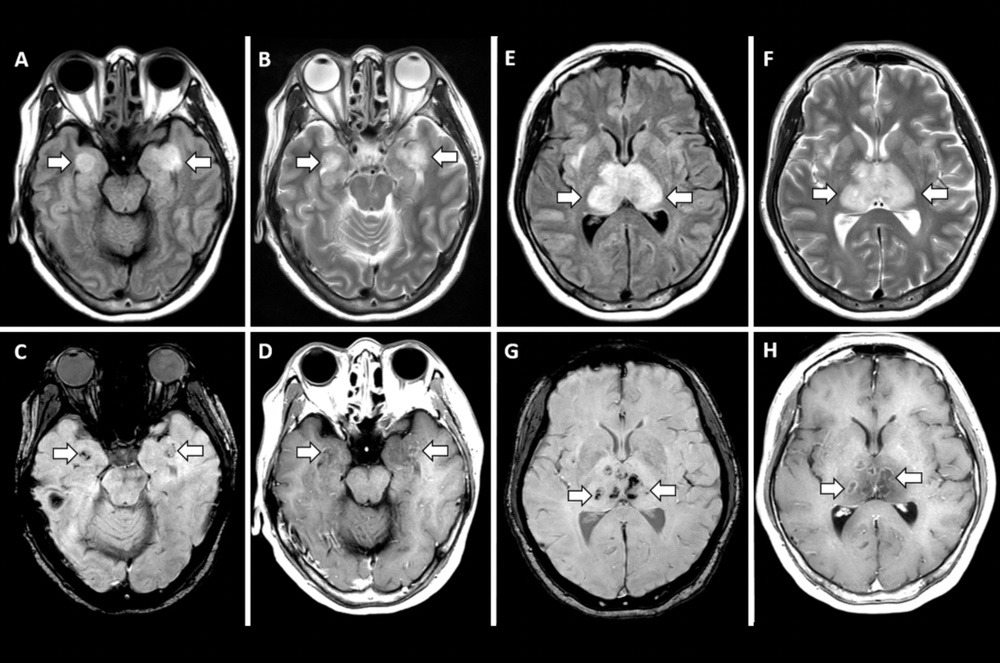
#> input picture Test Pictures/Brain/brain.jpg, 1000 x 663 px, shrunk from 2266 x 1502 before the run, found by its file name
$ python k_means.py
#> lines starting #> are read from the running program, lines starting #| are printed output that depends on the picture
import numpy as np
from PIL import Image
import matplotlib.pyplot as plt
from sklearn.cluster import KMeans
import colorsys


image_path = 'brain.jpg'
img = np.array(Image.open(image_path).convert('RGB'))
#> img is the input picture: shape (663, 1000, 3); min 0, max 255, mean 89


height, width, channels = img.shape
#> height = 663; width = 1000; channels = 3
pixels = img.reshape(-1, channels).astype(float)


n_clusters = 3
random_state = 0


kmeans = KMeans(n_clusters=n_clusters, random_state=random_state)
kmeans.fit(pixels)
labels = kmeans.labels_


def get_distinct_colors(n):
    hsv_colors = [(i / n, 1.0, 1.0) for i in range(n)]
    rgb_colors = [colorsys.hsv_to_rgb(h, s, v) for h, s, v in hsv_colors]
    rgb_colors = [(int(r * 255), int(g * 255), int(b * 255)) for r, g, b in rgb_colors]
    return rgb_colors

colors = get_distinct_colors(n_clusters)


segmented_img = np.zeros_like(img)
for i in range(n_clusters):
    mask = labels.reshape(height, width) == i
    segmented_img[mask] = colors[i]
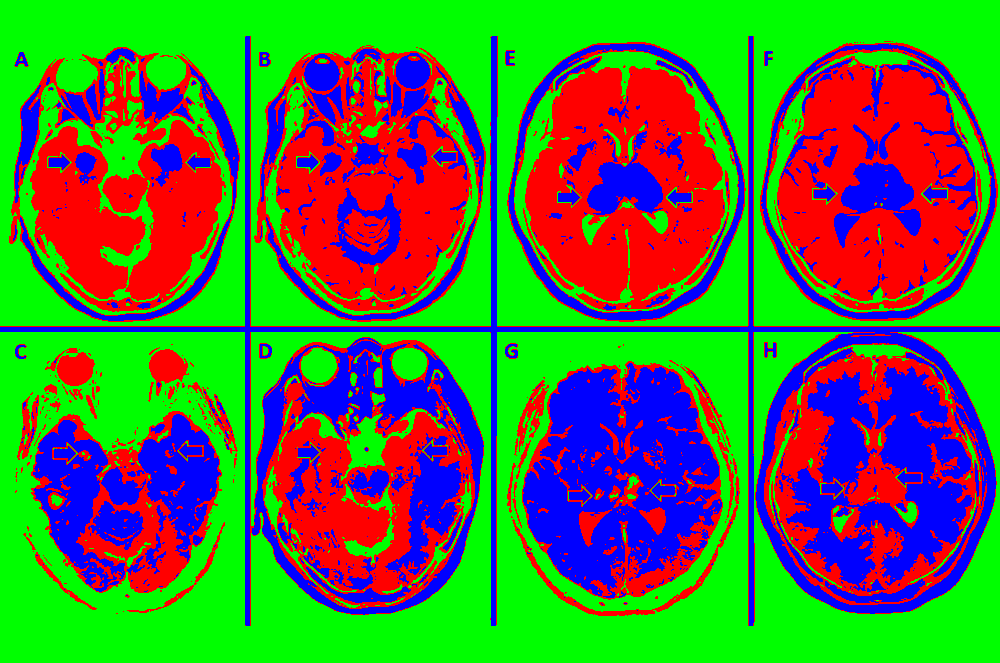
#> segmented_img: shape (663, 1000, 3); mean of channels 0, 1, 2 76, 119.7, 59.3; drawn as R, G, B


Image.fromarray(segmented_img.astype(np.uint8)).save('segmented_image_kmeans.jpg')


fig, axes = plt.subplots(1, 2, figsize=(10, 5))


axes[0].imshow(img)
axes[0].set_title('Original Image')
axes[0].axis('off')


axes[1].imshow(segmented_img)
axes[1].set_title('Segmented Image (K-Means)')
axes[1].axis('off')

plt.tight_layout()
plt.savefig('kmeans_results.png')
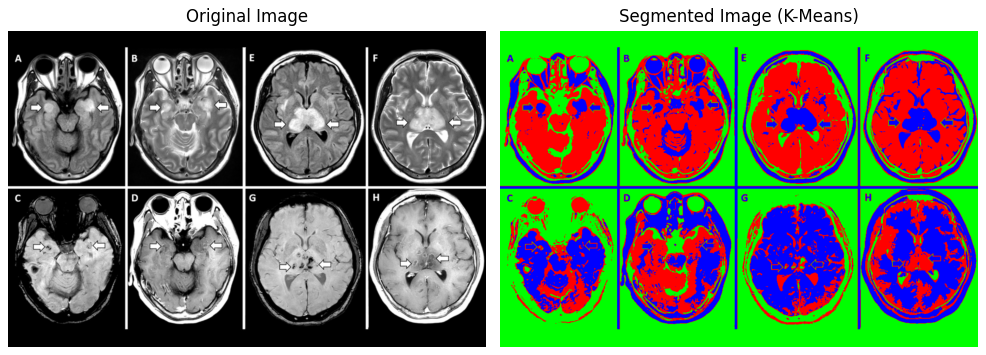
#> figure drawn by matplotlib, 2 panels
plt.close()

$ run again, with Test Pictures/Brain/membership_cluster_0.jpg copied over Test Pictures/Brain/brain.jpg
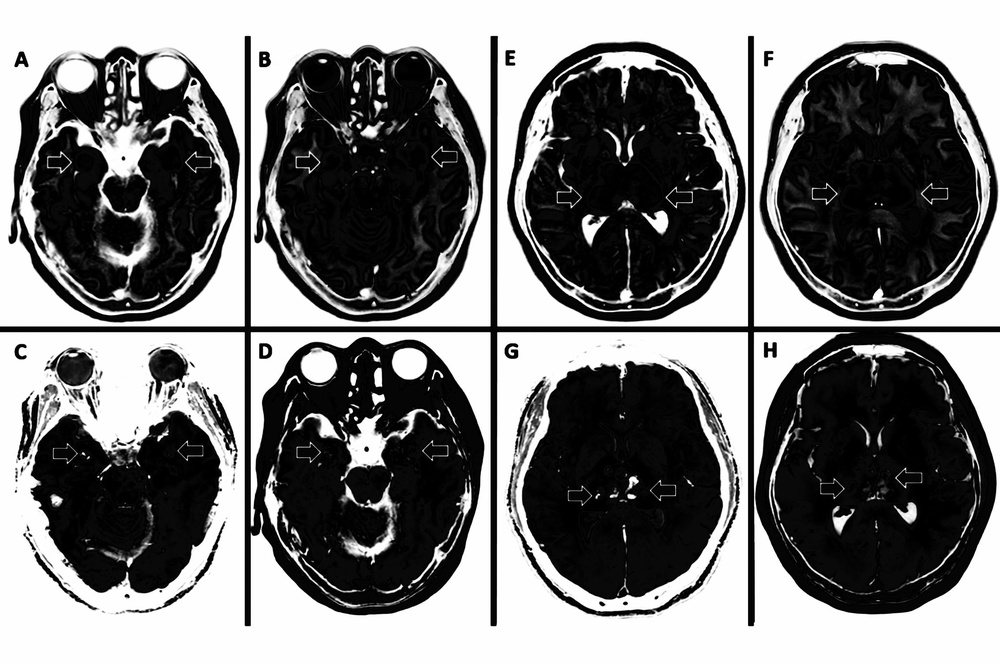
#> input picture Test Pictures/Brain/membership_cluster_0.jpg, 1000 x 663 px, shrunk from 2266 x 1502 before the run, found by its file name
#> after the loop `for i in range(n_clusters):`:
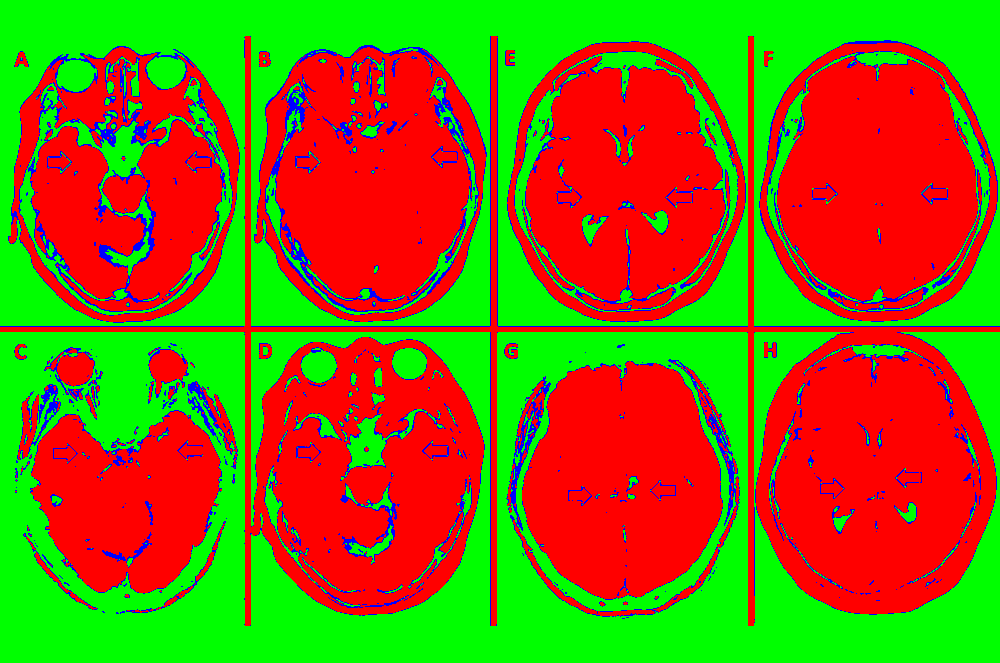
#> segmented_img: shape (663, 1000, 3); mean of channels 0, 1, 2 129.7, 112.4, 12.9; drawn as R, G, B
#> `plt.savefig('kmeans_results.png')`:
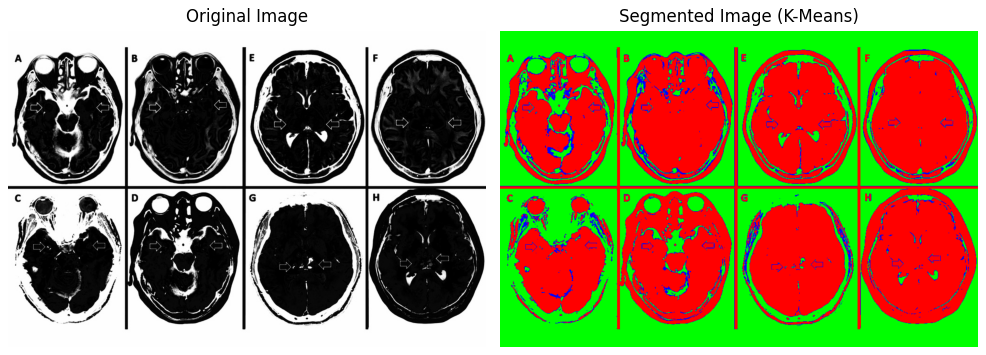
#> figure drawn by matplotlib, 2 panels

$ run again, with Test Pictures/Brain/membership_cluster_2.jpg copied over Test Pictures/Brain/brain.jpg
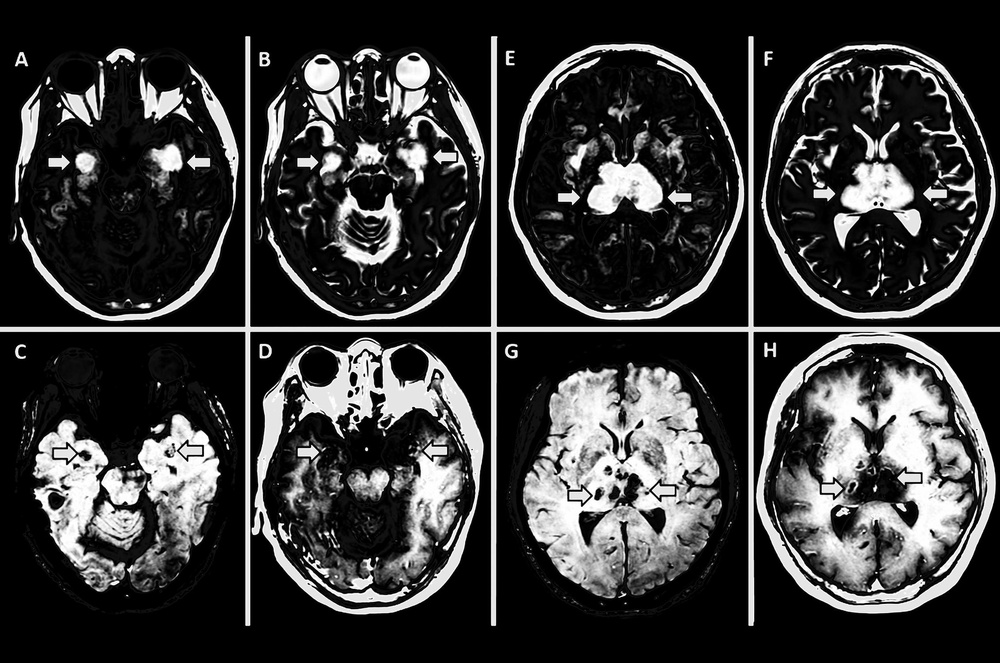
#> input picture Test Pictures/Brain/membership_cluster_2.jpg, 1000 x 663 px, shrunk from 2266 x 1502 before the run, found by its file name
#> after the loop `for i in range(n_clusters):`:
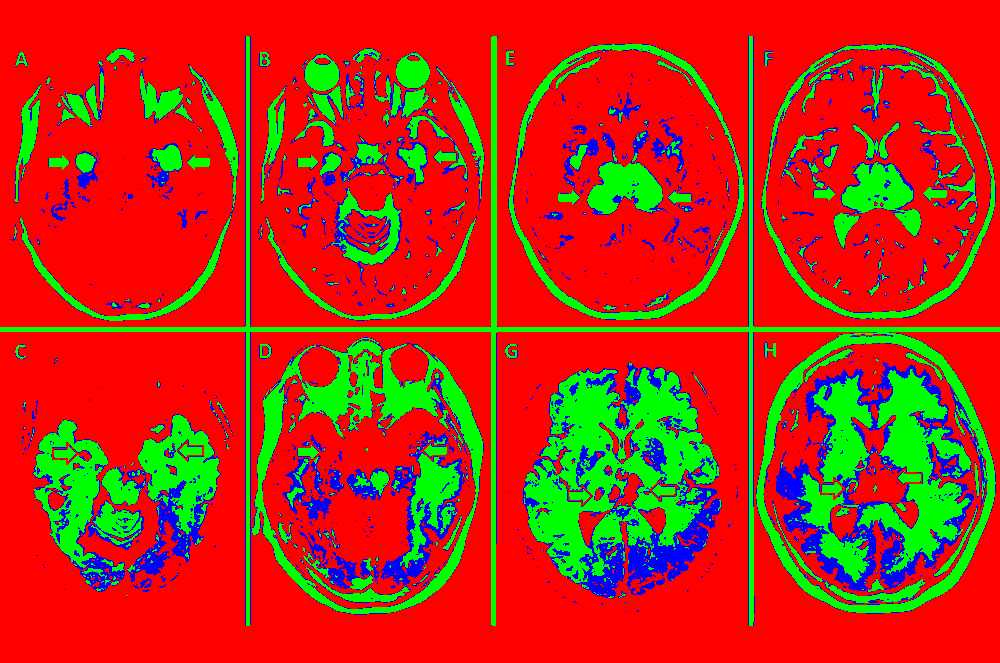
#> segmented_img: shape (663, 1000, 3); mean of channels 0, 1, 2 185.8, 48.4, 20.9; drawn as R, G, B
#> `plt.savefig('kmeans_results.png')`:
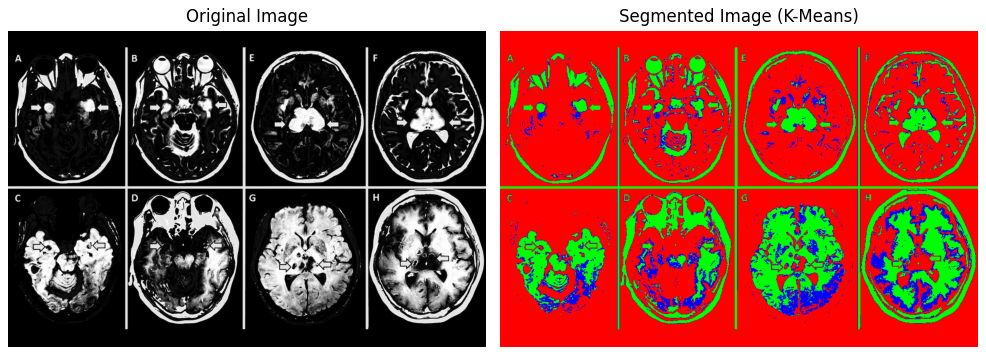
#> figure drawn by matplotlib, 2 panels
